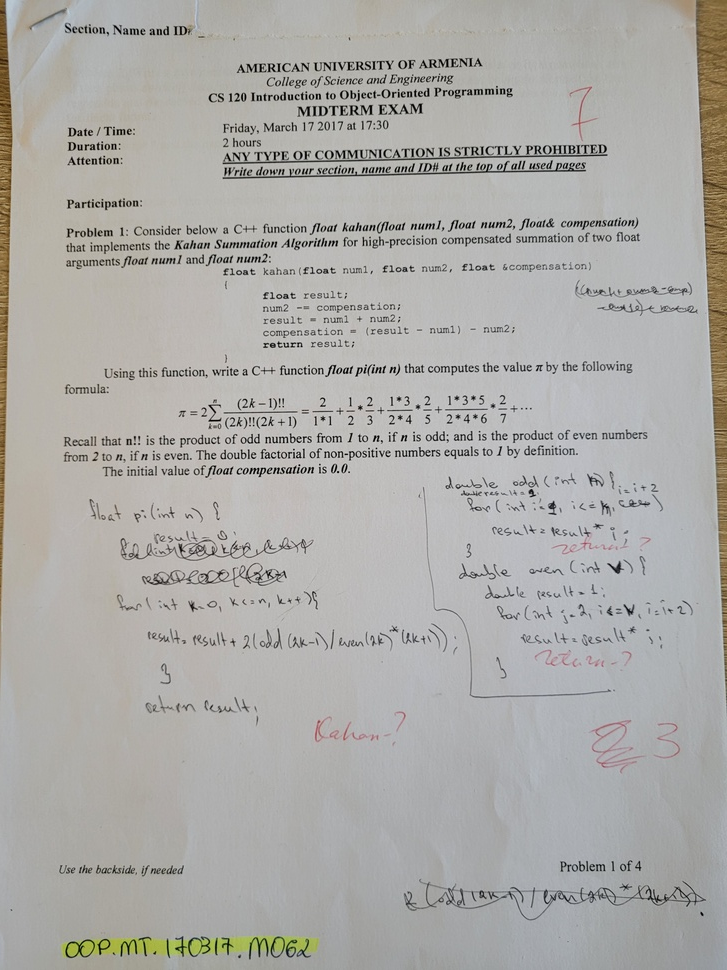
#> input picture CSHandwriting/M062/OOP.MT.170317.M062_p1.jpg, 727 x 970 px, shrunk from 3024 x 4032 before the run
$ python -i Image_final.py   (imports and definitions only)
#> lines starting #> are read from the running program, lines starting #| are printed output that depends on the picture; after the words box and inside, x2 and y2 are one past the last pixel; in counts of white or black regions, pixels touching at a corner belong together
#> in process_image, image is the input picture: shape (970, 727, 3); mean B, G, R 168, 171.3, 172.4
import cv2
import numpy as np
import math

# [11 lines left out: function main, not called in this run]


def extract_handwriting_and_printing(image, handwriting_threshold=100, printing_threshold=70):
#> called with handwriting_threshold = 100, printing_threshold = 70
    mask_handwriting = cv2.inRange(image, (0, 0, 0), (handwriting_threshold, handwriting_threshold, handwriting_threshold))
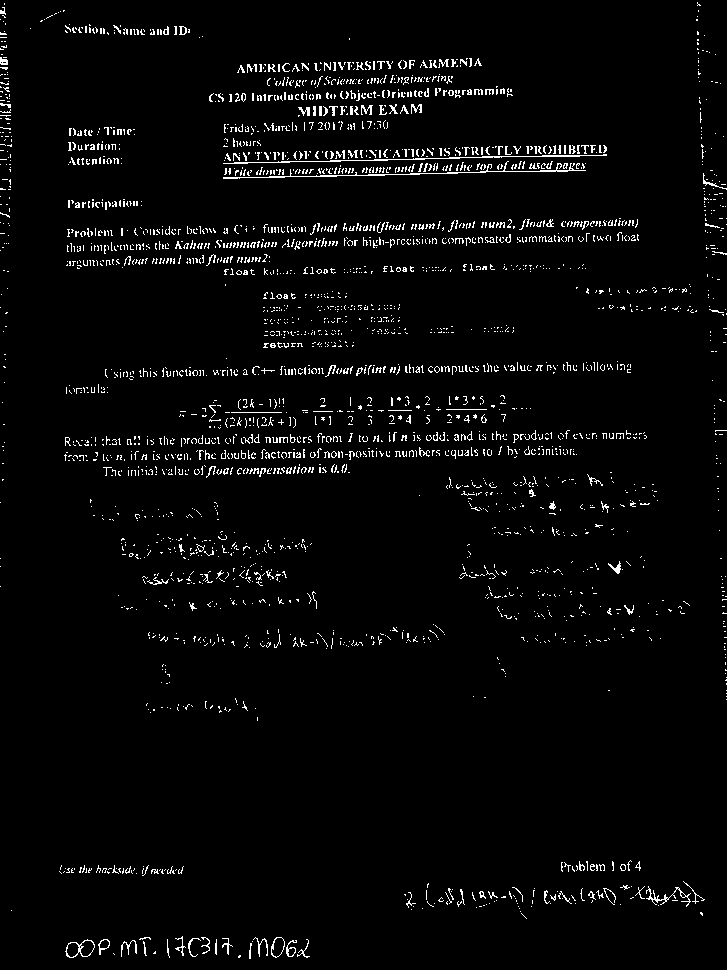
#> mask_handwriting: shape (970, 727); 3.1% white in thin lines or dots
    inv_mask_handwriting = cv2.bitwise_not(mask_handwriting)
#> inv_mask_handwriting: shape (970, 727); 96.9% white; black in thin lines or dots
    kernel = np.ones((5,5), np.uint8)
    inv_mask_handwriting = cv2.erode(inv_mask_handwriting, kernel, iterations=1)
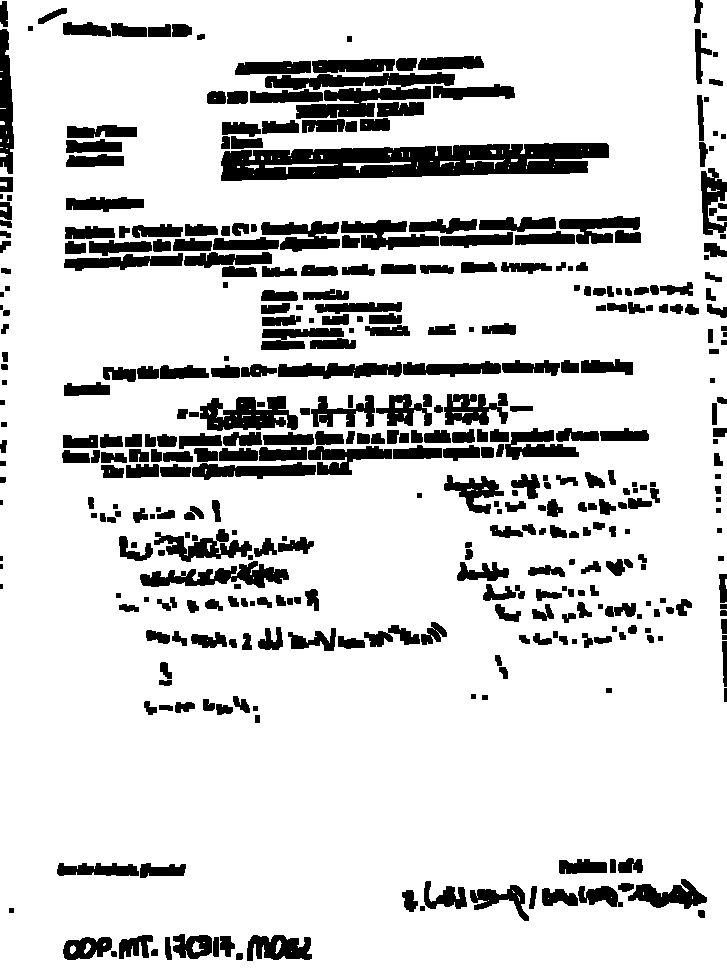
#> inv_mask_handwriting: shape (970, 727); 83.9% white; 401 black regions (6 under 20 px), largest, box (x1, y1, x2, y2) and area: (221, 143, 609, 181) 10365, (265, 72, 455, 119) 4223, (200, 396, 298, 431) 2214
    inv_mask_handwriting = cv2.merge((inv_mask_handwriting,) * 3)

    handwriting = np.where(inv_mask_handwriting == 0, (255, 255, 255), image)
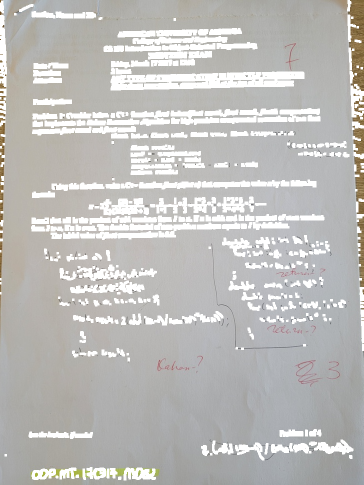
#> handwriting: shape (970, 727, 3) int64 (shown at 1/2 size); mean of channels 0, 1, 2 186.7, 189, 189.8; drawn as B, G, R
    printing = np.where(handwriting > (printing_threshold, printing_threshold, printing_threshold), 255, handwriting)
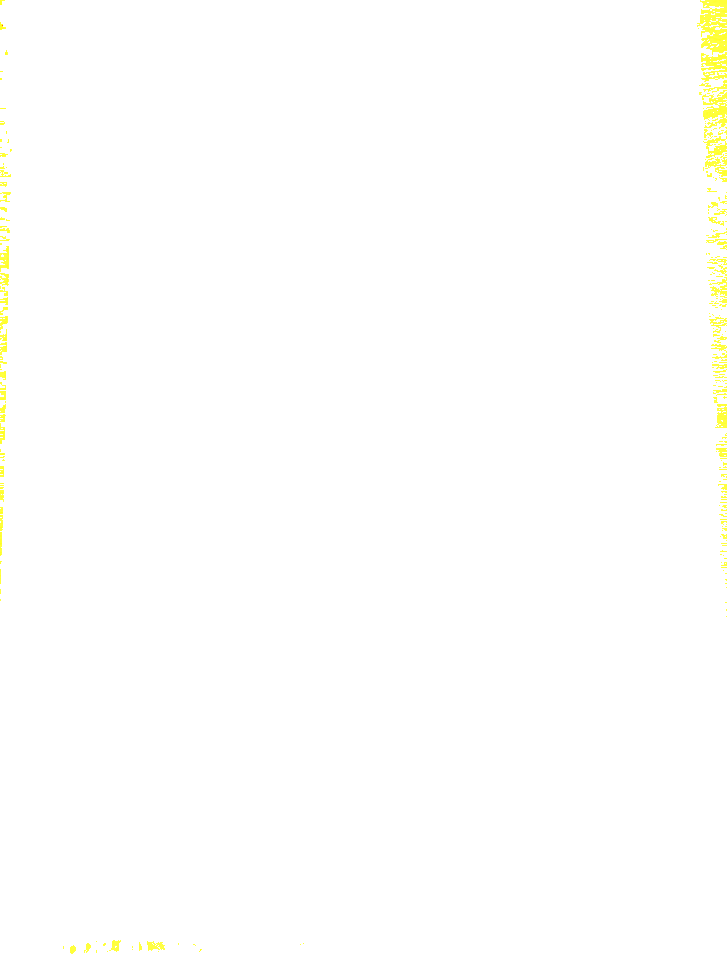
#> printing: shape (970, 727, 3) int64; mean of channels 0, 1, 2 253.3, 255, 255; drawn as B, G, R

    return handwriting, printing

def find_edges(image, lower_threshold=100, upper_threshold=200):
    edges = cv2.Canny(image, lower_threshold, upper_threshold)
    return edges

# [15 lines left out: functions morphological_close, find_horizontal_lines, not called in this run]

def process_image(image_path, save_path):
    image = cv2.imread(image_path)
    handwriting, _ = extract_handwriting_and_printing(image)

    # Stage 2 - Evaluate Page Features
    bounding_boxes, smoothed_image, edges_image = evaluate_page_features(handwriting)

    # Stage 3 - Detect straight lines
    detected_lines = detect_straight_lines(handwriting)

    # Stage 4 - Construct binary regions
    binary_regions = construct_binary_regions(handwriting)

    # Stage 5 - Detect specific characters and label features
    specific_characters = detect_specific_characters(binary_regions)

    # Saving the processed images
    cv2.imwrite(save_path, handwriting)
    cv2.imwrite(save_path.replace('.png', '_smoothed.png'), smoothed_image)
    cv2.imwrite(save_path.replace('.png', '_edges.png'), edges_image)


#Stage2

def evaluate_page_features(handwriting_image):
    bounding_boxes = calculate_bounding_box(handwriting_image)
    smoothed_image = apply_gaussian_blur(handwriting_image)
    edges_image = apply_canny_edge_detection(handwriting_image)
    return bounding_boxes, smoothed_image, edges_image

def calculate_bounding_box(handwriting_image):
#> (the run stopped early here; a loop or call above may not have finished)

$ run again, on CSHandwriting/M063/OOP.MT.170317.M063_p2.jpg
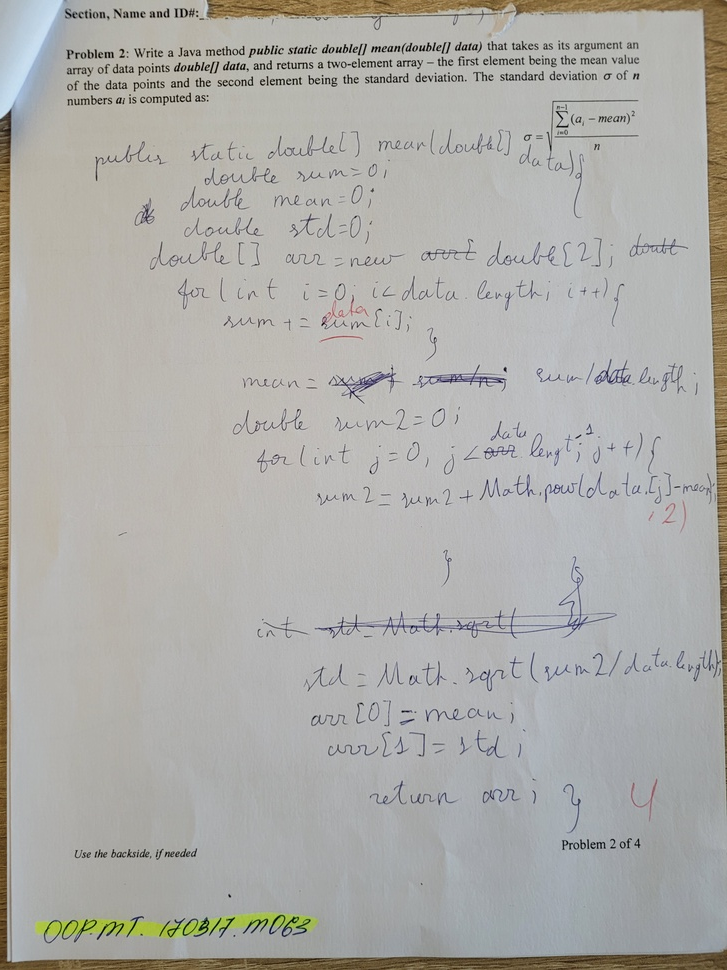
#> input picture CSHandwriting/M063/OOP.MT.170317.M063_p2.jpg, 727 x 970 px, shrunk from 3024 x 4032 before the run
#> in process_image, image is the input picture: shape (970, 727, 3); mean B, G, R 168.6, 172.4, 173.2
#> in extract_handwriting_and_printing, `mask_handwriting = cv2.inRange(image, (0, 0, 0), (handwriting_threshol..`:
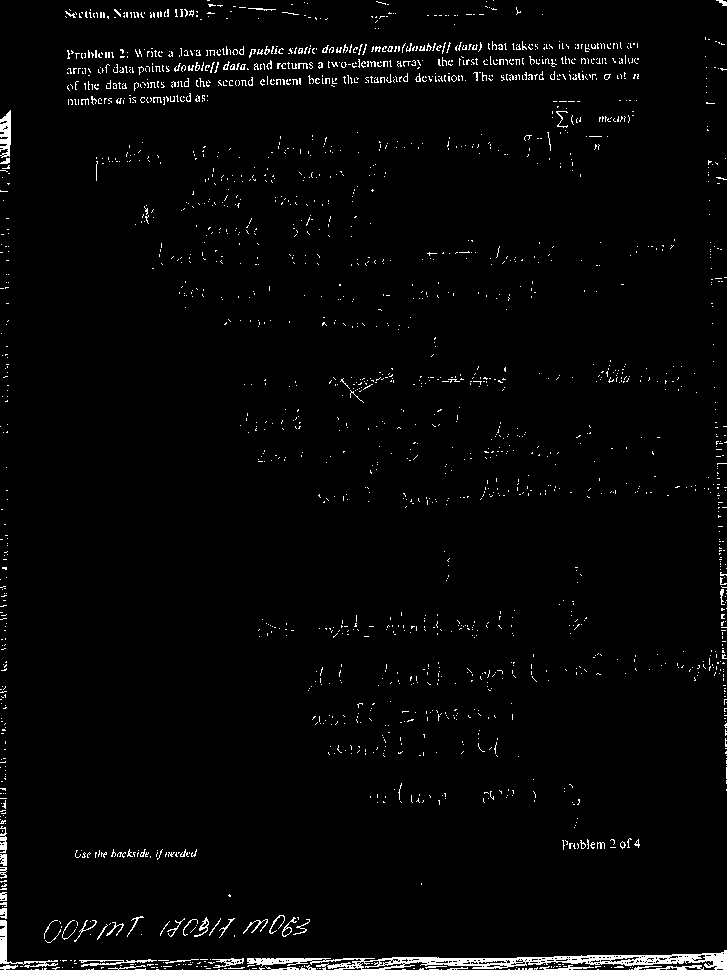
#> mask_handwriting: shape (970, 727); 2.2% white in thin lines or dots
#> in extract_handwriting_and_printing, `printing = np.where(handwriting > (printing_threshold, printing_thresh..`:
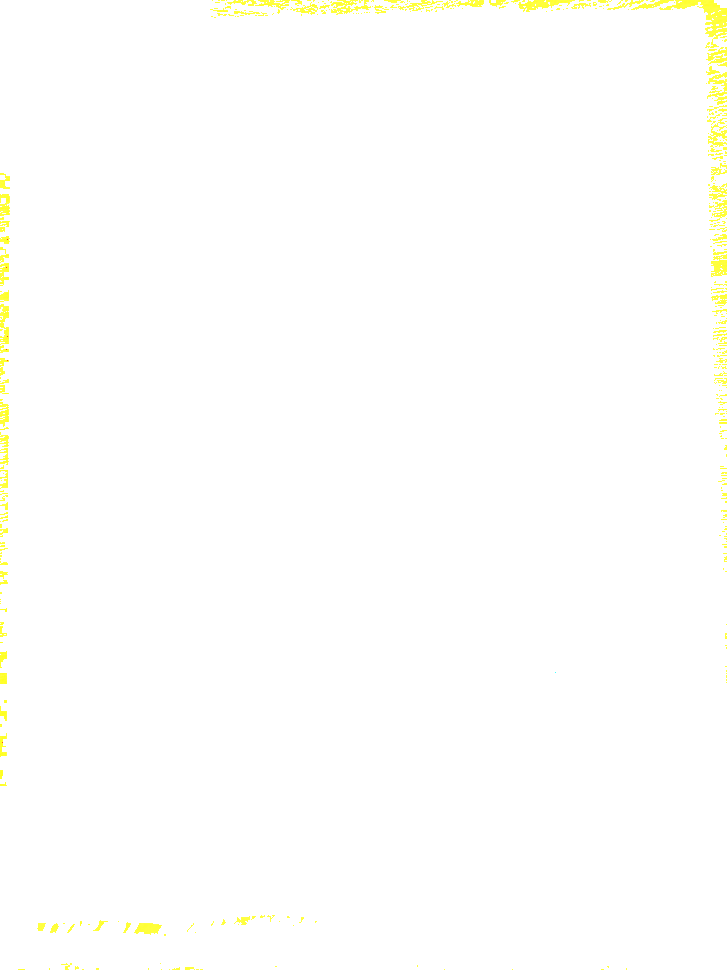
#> printing: shape (970, 727, 3) int64; mean of channels 0, 1, 2 252.6, 255, 255; drawn as B, G, R

$ run again, on CSHandwriting/M063/OOP.MT.170317.M063_p3.jpg
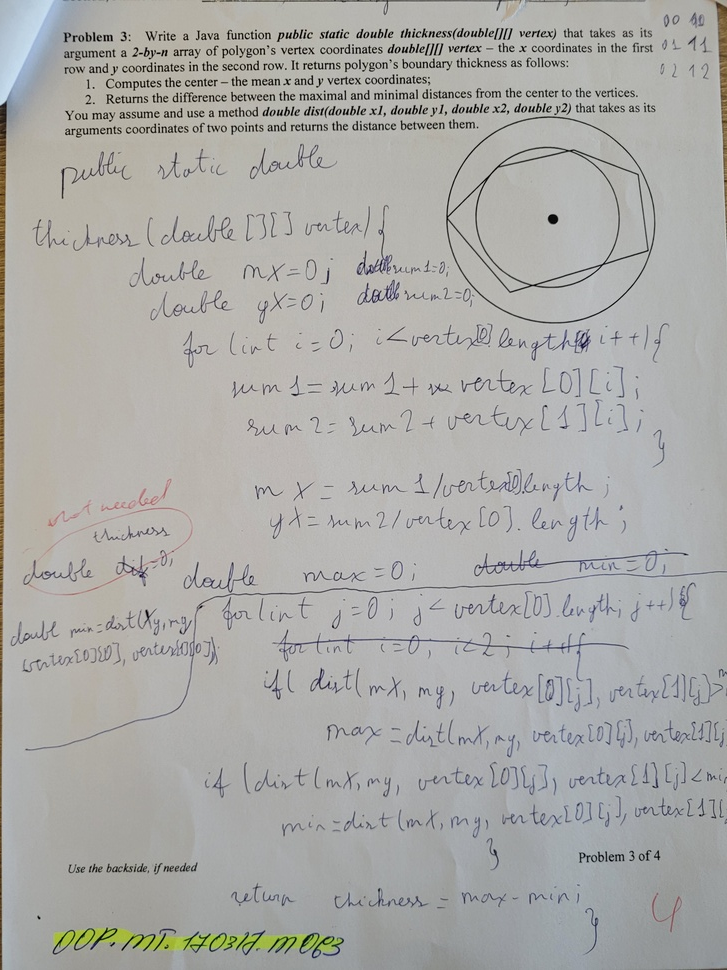
#> input picture CSHandwriting/M063/OOP.MT.170317.M063_p3.jpg, 727 x 970 px, shrunk from 3024 x 4032 before the run
#> in process_image, image is the input picture: shape (970, 727, 3); mean B, G, R 167.9, 170.5, 170.8
#> in extract_handwriting_and_printing, `mask_handwriting = cv2.inRange(image, (0, 0, 0), (handwriting_threshol..`:
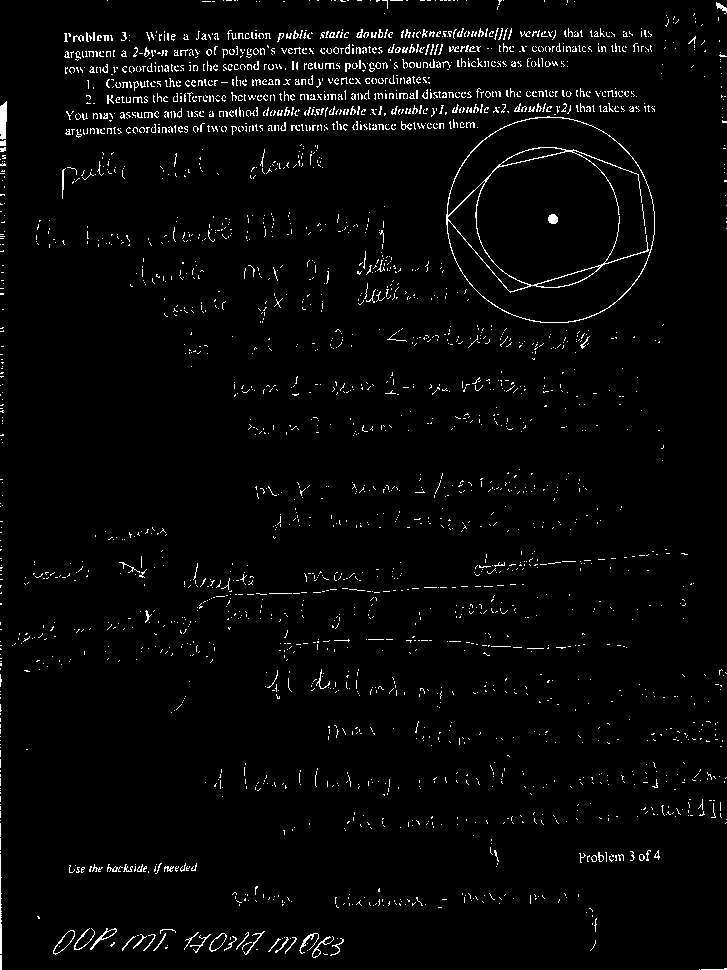
#> mask_handwriting: shape (970, 727); 2.7% white in thin lines or dots
#> in extract_handwriting_and_printing, `printing = np.where(handwriting > (printing_threshold, printing_thresh..`:
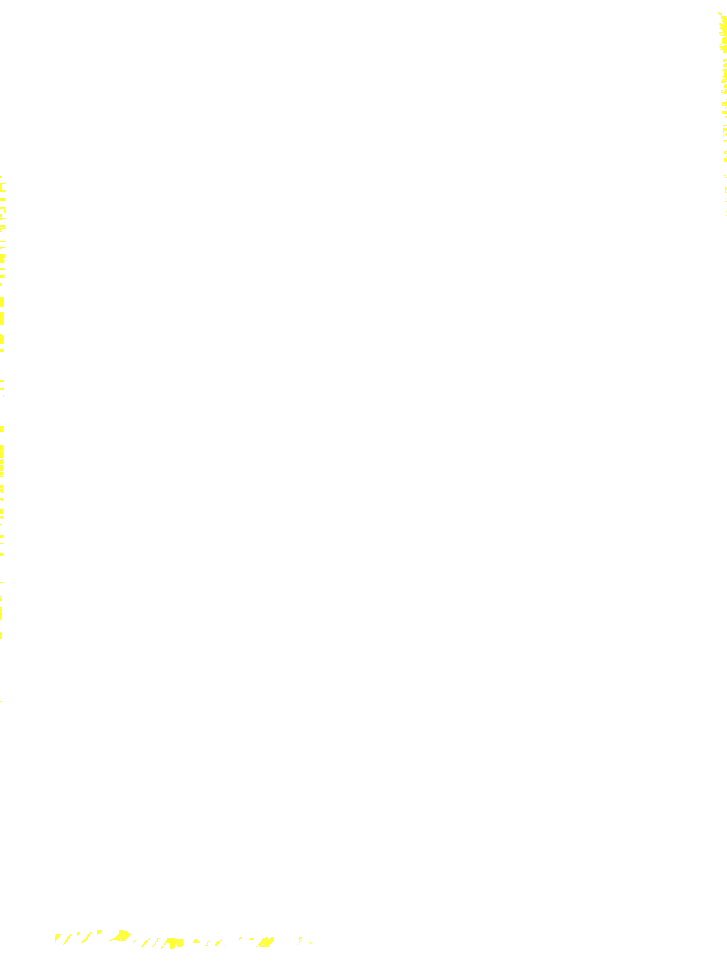
#> printing: shape (970, 727, 3) int64; mean of channels 0, 1, 2 254.6, 255, 255; drawn as B, G, R
